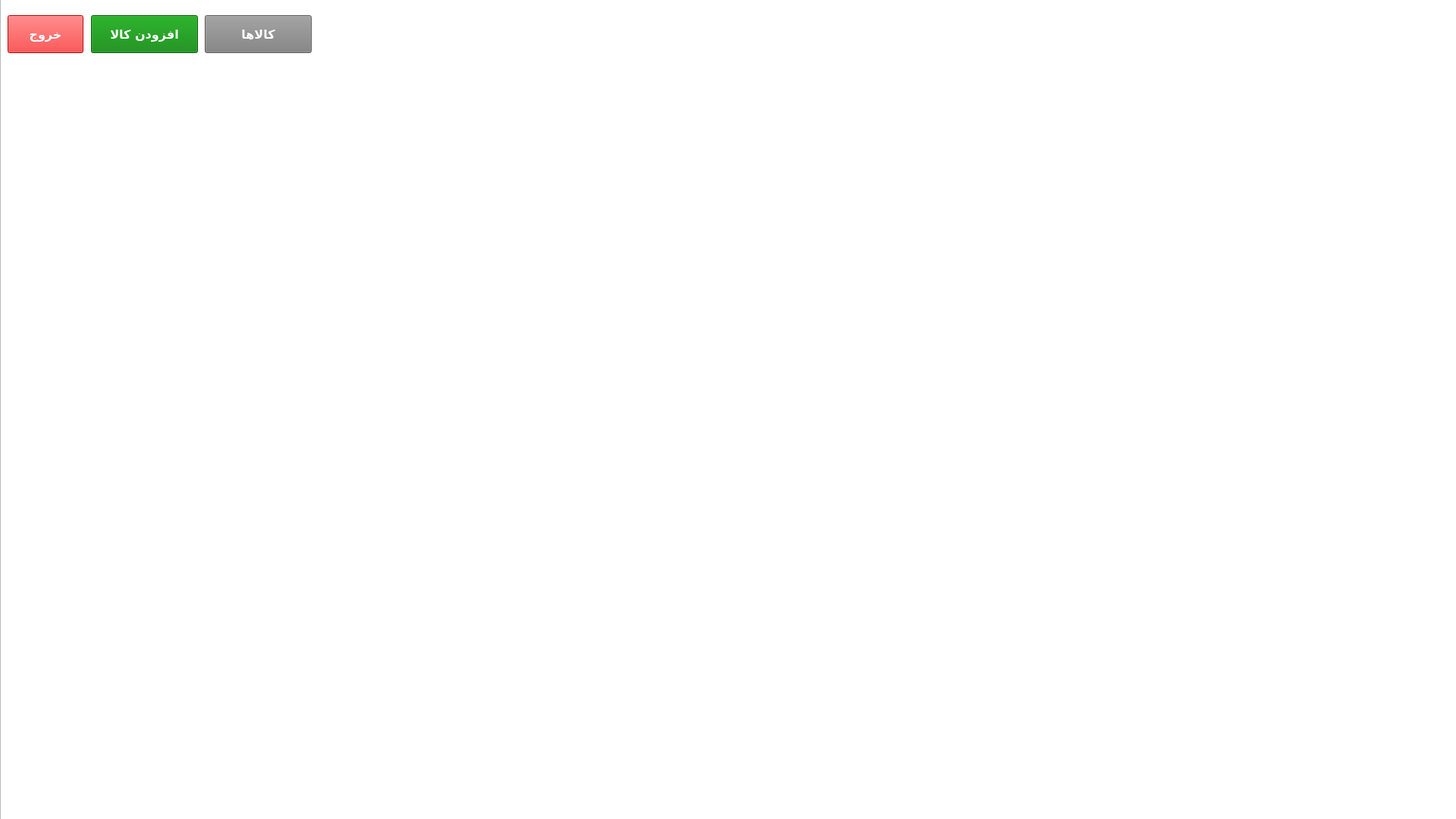
<?xml version="1.0" encoding="UTF-8"?>
<ui version="4.0">
 <class>customerPanel</class>
 <widget class="QWidget" name="customerPanel">
  <property name="geometry">
   <rect>
    <x>0</x>
    <y>0</y>
    <width>1920</width>
    <height>1080</height>
   </rect>
  </property>
  <property name="windowTitle">
   <string>Form</string>
  </property>
  <widget class="QGraphicsView" name="scene">
   <property name="geometry">
    <rect>
     <x>0</x>
     <y>-10</y>
     <width>1980</width>
     <height>1200</height>
    </rect>
   </property>
   <property name="styleSheet">
    <string notr="true">background-image: url(:/images/background);</string>
   </property>
  </widget>
  <widget class="QLabel" name="customerLabel">
   <property name="geometry">
    <rect>
     <x>1190</x>
     <y>20</y>
     <width>710</width>
     <height>50</height>
    </rect>
   </property>
   <property name="font">
    <font>
     <family>Yekan Bakh</family>
     <pointsize>10</pointsize>
     <weight>75</weight>
     <bold>true</bold>
    </font>
   </property>
   <property name="cursor">
    <cursorShape>ArrowCursor</cursorShape>
   </property>
   <property name="layoutDirection">
    <enum>Qt::RightToLeft</enum>
   </property>
   <property name="styleSheet">
    <string notr="true">color:white;</string>
   </property>
   <property name="text">
    <string/>
   </property>
   <property name="alignment">
    <set>Qt::AlignLeading|Qt::AlignLeft|Qt::AlignVCenter</set>
   </property>
  </widget>
  <widget class="QPushButton" name="addProductBtn">
   <property name="geometry">
    <rect>
     <x>120</x>
     <y>20</y>
     <width>141</width>
     <height>50</height>
    </rect>
   </property>
   <property name="font">
    <font>
     <family>Yekan Bakh</family>
     <pointsize>12</pointsize>
     <weight>75</weight>
     <bold>true</bold>
    </font>
   </property>
   <property name="cursor">
    <cursorShape>PointingHandCursor</cursorShape>
   </property>
   <property name="styleSheet">
    <string notr="true">background-color:green;
color:white;</string>
   </property>
   <property name="text">
    <string>افزودن کالا</string>
   </property>
  </widget>
  <widget class="QPushButton" name="logoutBtn">
   <property name="geometry">
    <rect>
     <x>10</x>
     <y>20</y>
     <width>100</width>
     <height>50</height>
    </rect>
   </property>
   <property name="font">
    <font>
     <family>Yekan Bakh</family>
     <pointsize>12</pointsize>
     <weight>75</weight>
     <bold>true</bold>
    </font>
   </property>
   <property name="cursor">
    <cursorShape>PointingHandCursor</cursorShape>
   </property>
   <property name="styleSheet">
    <string notr="true">background-color:red;
color:white;</string>
   </property>
   <property name="text">
    <string>خروج</string>
   </property>
  </widget>
  <widget class="QTableWidget" name="buyTable">
   <property name="enabled">
    <bool>true</bool>
   </property>
   <property name="geometry">
    <rect>
     <x>10</x>
     <y>240</y>
     <width>925</width>
     <height>671</height>
    </rect>
   </property>
   <property name="font">
    <font>
     <family>Yekan Bakh</family>
     <pointsize>10</pointsize>
    </font>
   </property>
   <property name="layoutDirection">
    <enum>Qt::RightToLeft</enum>
   </property>
   <property name="styleSheet">
    <string notr="true">background-color:white;</string>
   </property>
   <property name="frameShape">
    <enum>QFrame::NoFrame</enum>
   </property>
   <property name="rowCount">
    <number>0</number>
   </property>
   <property name="columnCount">
    <number>6</number>
   </property>
   <attribute name="horizontalHeaderVisible">
    <bool>false</bool>
   </attribute>
   <attribute name="horizontalHeaderCascadingSectionResizes">
    <bool>false</bool>
   </attribute>
   <attribute name="horizontalHeaderHighlightSections">
    <bool>true</bool>
   </attribute>
   <attribute name="horizontalHeaderShowSortIndicator" stdset="0">
    <bool>false</bool>
   </attribute>
   <attribute name="horizontalHeaderStretchLastSection">
    <bool>false</bool>
   </attribute>
   <attribute name="verticalHeaderVisible">
    <bool>false</bool>
   </attribute>
   <attribute name="verticalHeaderCascadingSectionResizes">
    <bool>false</bool>
   </attribute>
   <attribute name="verticalHeaderHighlightSections">
    <bool>true</bool>
   </attribute>
   <attribute name="verticalHeaderShowSortIndicator" stdset="0">
    <bool>false</bool>
   </attribute>
   <attribute name="verticalHeaderStretchLastSection">
    <bool>false</bool>
   </attribute>
   <column/>
   <column/>
   <column/>
   <column/>
   <column/>
   <column/>
  </widget>
  <widget class="QLabel" name="customerLabel_3">
   <property name="geometry">
    <rect>
     <x>1460</x>
     <y>150</y>
     <width>301</width>
     <height>50</height>
    </rect>
   </property>
   <property name="font">
    <font>
     <family>Yekan Bakh</family>
     <pointsize>12</pointsize>
     <weight>75</weight>
     <bold>true</bold>
    </font>
   </property>
   <property name="cursor">
    <cursorShape>ArrowCursor</cursorShape>
   </property>
   <property name="layoutDirection">
    <enum>Qt::RightToLeft</enum>
   </property>
   <property name="styleSheet">
    <string notr="true">color:white;</string>
   </property>
   <property name="text">
    <string>کل پرداختی</string>
   </property>
   <property name="alignment">
    <set>Qt::AlignCenter</set>
   </property>
  </widget>
  <widget class="QLabel" name="payLabel">
   <property name="geometry">
    <rect>
     <x>1060</x>
     <y>150</y>
     <width>400</width>
     <height>50</height>
    </rect>
   </property>
   <property name="font">
    <font>
     <family>Yekan Bakh</family>
     <pointsize>12</pointsize>
     <weight>75</weight>
     <bold>true</bold>
    </font>
   </property>
   <property name="cursor">
    <cursorShape>ArrowCursor</cursorShape>
   </property>
   <property name="layoutDirection">
    <enum>Qt::RightToLeft</enum>
   </property>
   <property name="styleSheet">
    <string notr="true">color:white;</string>
   </property>
   <property name="text">
    <string>0</string>
   </property>
   <property name="alignment">
    <set>Qt::AlignCenter</set>
   </property>
  </widget>
  <widget class="QLabel" name="customerLabel_5">
   <property name="geometry">
    <rect>
     <x>520</x>
     <y>150</y>
     <width>301</width>
     <height>50</height>
    </rect>
   </property>
   <property name="font">
    <font>
     <family>Yekan Bakh</family>
     <pointsize>12</pointsize>
     <weight>75</weight>
     <bold>true</bold>
    </font>
   </property>
   <property name="cursor">
    <cursorShape>ArrowCursor</cursorShape>
   </property>
   <property name="layoutDirection">
    <enum>Qt::RightToLeft</enum>
   </property>
   <property name="styleSheet">
    <string notr="true">color:white;</string>
   </property>
   <property name="text">
    <string>کل فروش</string>
   </property>
   <property name="alignment">
    <set>Qt::AlignCenter</set>
   </property>
  </widget>
  <widget class="QLabel" name="buyLabel">
   <property name="geometry">
    <rect>
     <x>120</x>
     <y>150</y>
     <width>400</width>
     <height>50</height>
    </rect>
   </property>
   <property name="font">
    <font>
     <family>Yekan Bakh</family>
     <pointsize>12</pointsize>
     <weight>75</weight>
     <bold>true</bold>
    </font>
   </property>
   <property name="cursor">
    <cursorShape>ArrowCursor</cursorShape>
   </property>
   <property name="layoutDirection">
    <enum>Qt::RightToLeft</enum>
   </property>
   <property name="styleSheet">
    <string notr="true">color:white;</string>
   </property>
   <property name="text">
    <string>0</string>
   </property>
   <property name="alignment">
    <set>Qt::AlignCenter</set>
   </property>
  </widget>
  <widget class="QLabel" name="label_2">
   <property name="geometry">
    <rect>
     <x>600</x>
     <y>100</y>
     <width>21</width>
     <height>141</height>
    </rect>
   </property>
   <property name="font">
    <font>
     <pointsize>20</pointsize>
    </font>
   </property>
   <property name="styleSheet">
    <string notr="true">color:white;
</string>
   </property>
   <property name="text">
    <string>|</string>
   </property>
  </widget>
  <widget class="QLabel" name="label_3">
   <property name="geometry">
    <rect>
     <x>1530</x>
     <y>100</y>
     <width>21</width>
     <height>141</height>
    </rect>
   </property>
   <property name="font">
    <font>
     <pointsize>20</pointsize>
    </font>
   </property>
   <property name="styleSheet">
    <string notr="true">color:white;
</string>
   </property>
   <property name="text">
    <string>|</string>
   </property>
  </widget>
  <widget class="QTableWidget" name="payTable">
   <property name="enabled">
    <bool>true</bool>
   </property>
   <property name="geometry">
    <rect>
     <x>980</x>
     <y>240</y>
     <width>925</width>
     <height>671</height>
    </rect>
   </property>
   <property name="font">
    <font>
     <family>Yekan Bakh</family>
     <pointsize>10</pointsize>
    </font>
   </property>
   <property name="layoutDirection">
    <enum>Qt::RightToLeft</enum>
   </property>
   <property name="styleSheet">
    <string notr="true">background-color:white;</string>
   </property>
   <property name="frameShape">
    <enum>QFrame::NoFrame</enum>
   </property>
   <property name="rowCount">
    <number>0</number>
   </property>
   <property name="columnCount">
    <number>3</number>
   </property>
   <attribute name="horizontalHeaderVisible">
    <bool>false</bool>
   </attribute>
   <attribute name="horizontalHeaderCascadingSectionResizes">
    <bool>false</bool>
   </attribute>
   <attribute name="horizontalHeaderHighlightSections">
    <bool>true</bool>
   </attribute>
   <attribute name="horizontalHeaderShowSortIndicator" stdset="0">
    <bool>false</bool>
   </attribute>
   <attribute name="horizontalHeaderStretchLastSection">
    <bool>false</bool>
   </attribute>
   <attribute name="verticalHeaderVisible">
    <bool>false</bool>
   </attribute>
   <attribute name="verticalHeaderCascadingSectionResizes">
    <bool>false</bool>
   </attribute>
   <attribute name="verticalHeaderHighlightSections">
    <bool>true</bool>
   </attribute>
   <attribute name="verticalHeaderShowSortIndicator" stdset="0">
    <bool>false</bool>
   </attribute>
   <attribute name="verticalHeaderStretchLastSection">
    <bool>false</bool>
   </attribute>
   <column/>
   <column/>
   <column/>
  </widget>
  <widget class="QPushButton" name="showProductBtn">
   <property name="geometry">
    <rect>
     <x>270</x>
     <y>20</y>
     <width>141</width>
     <height>50</height>
    </rect>
   </property>
   <property name="font">
    <font>
     <family>Yekan Bakh</family>
     <pointsize>12</pointsize>
     <weight>75</weight>
     <bold>true</bold>
    </font>
   </property>
   <property name="cursor">
    <cursorShape>PointingHandCursor</cursorShape>
   </property>
   <property name="styleSheet">
    <string notr="true">background-color:gray;
color:white;</string>
   </property>
   <property name="text">
    <string>کالاها</string>
   </property>
  </widget>
 </widget>
 <resources/>
 <connections/>
</ui>
